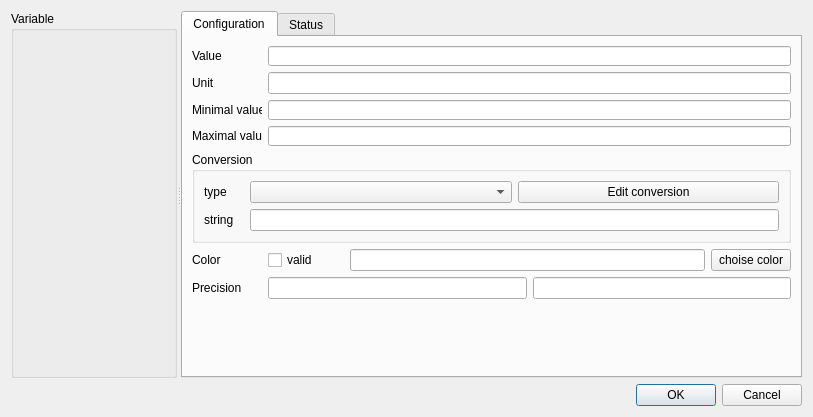
<?xml version="1.0" encoding="UTF-8"?>
<ui version="4.0">
 <class>BlackboardInfoDialog</class>
 <widget class="QDialog" name="BlackboardInfoDialog">
  <property name="geometry">
   <rect>
    <x>0</x>
    <y>0</y>
    <width>813</width>
    <height>417</height>
   </rect>
  </property>
  <property name="windowTitle">
   <string>Blackboard info</string>
  </property>
  <property name="windowIcon">
   <iconset>
    <normaloff>:/Icons/car.png</normaloff>:/Icons/car.png</iconset>
  </property>
  <layout class="QVBoxLayout" name="verticalLayout_4" stretch="0,0">
   <item>
    <widget class="QSplitter" name="splitter">
     <property name="orientation">
      <enum>Qt::Horizontal</enum>
     </property>
     <widget class="BlackboardSignalSelectionWidget" name="VariableListView">
      <property name="title">
       <string>Variable</string>
      </property>
     </widget>
     <widget class="QTabWidget" name="tabWidget">
      <property name="currentIndex">
       <number>0</number>
      </property>
      <widget class="QWidget" name="ConfigurationTab">
       <attribute name="title">
        <string>Configuration</string>
       </attribute>
       <layout class="QHBoxLayout" name="horizontalLayout_16">
        <item>
         <layout class="QVBoxLayout" name="verticalLayout_2">
          <item>
           <layout class="QHBoxLayout" name="horizontalLayout">
            <item>
             <widget class="QLabel" name="label_4">
              <property name="minimumSize">
               <size>
                <width>70</width>
                <height>0</height>
               </size>
              </property>
              <property name="maximumSize">
               <size>
                <width>70</width>
                <height>16777215</height>
               </size>
              </property>
              <property name="text">
               <string>Value</string>
              </property>
             </widget>
            </item>
            <item>
             <widget class="TextValueInput" name="ValueLineEdit">
              <property name="minimumSize">
               <size>
                <width>0</width>
                <height>20</height>
               </size>
              </property>
              <property name="maximumSize">
               <size>
                <width>16777215</width>
                <height>20</height>
               </size>
              </property>
             </widget>
            </item>
           </layout>
          </item>
          <item>
           <layout class="QHBoxLayout" name="horizontalLayout_2">
            <item>
             <widget class="QLabel" name="label_5">
              <property name="minimumSize">
               <size>
                <width>70</width>
                <height>0</height>
               </size>
              </property>
              <property name="maximumSize">
               <size>
                <width>70</width>
                <height>16777215</height>
               </size>
              </property>
              <property name="text">
               <string>Unit</string>
              </property>
             </widget>
            </item>
            <item>
             <widget class="QLineEdit" name="UnitLineEdit">
              <property name="alignment">
               <set>Qt::AlignRight|Qt::AlignTrailing|Qt::AlignVCenter</set>
              </property>
             </widget>
            </item>
           </layout>
          </item>
          <item>
           <layout class="QHBoxLayout" name="horizontalLayout_3">
            <item>
             <widget class="QLabel" name="label_6">
              <property name="minimumSize">
               <size>
                <width>70</width>
                <height>0</height>
               </size>
              </property>
              <property name="maximumSize">
               <size>
                <width>70</width>
                <height>16777215</height>
               </size>
              </property>
              <property name="text">
               <string>Minimal value</string>
              </property>
             </widget>
            </item>
            <item>
             <widget class="TextValueInput" name="MinValueLineEdit">
              <property name="minimumSize">
               <size>
                <width>0</width>
                <height>20</height>
               </size>
              </property>
              <property name="maximumSize">
               <size>
                <width>16777215</width>
                <height>20</height>
               </size>
              </property>
             </widget>
            </item>
           </layout>
          </item>
          <item>
           <layout class="QHBoxLayout" name="horizontalLayout_4">
            <item>
             <widget class="QLabel" name="label_7">
              <property name="minimumSize">
               <size>
                <width>70</width>
                <height>0</height>
               </size>
              </property>
              <property name="maximumSize">
               <size>
                <width>70</width>
                <height>16777215</height>
               </size>
              </property>
              <property name="layoutDirection">
               <enum>Qt::LeftToRight</enum>
              </property>
              <property name="text">
               <string>Maximal value</string>
              </property>
             </widget>
            </item>
            <item>
             <widget class="TextValueInput" name="MaxValueLineEdit">
              <property name="minimumSize">
               <size>
                <width>0</width>
                <height>20</height>
               </size>
              </property>
              <property name="maximumSize">
               <size>
                <width>16777215</width>
                <height>20</height>
               </size>
              </property>
             </widget>
            </item>
           </layout>
          </item>
          <item>
           <widget class="QGroupBox" name="groupBox">
            <property name="title">
             <string>Conversion</string>
            </property>
            <layout class="QHBoxLayout" name="horizontalLayout_9">
             <item>
              <layout class="QVBoxLayout" name="verticalLayout">
               <item>
                <layout class="QHBoxLayout" name="horizontalLayout_5">
                 <item>
                  <widget class="QLabel" name="label_10">
                   <property name="minimumSize">
                    <size>
                     <width>40</width>
                     <height>0</height>
                    </size>
                   </property>
                   <property name="maximumSize">
                    <size>
                     <width>40</width>
                     <height>16777215</height>
                    </size>
                   </property>
                   <property name="text">
                    <string>type</string>
                   </property>
                  </widget>
                 </item>
                 <item>
                  <widget class="QComboBox" name="ConversionTypeComboBox"/>
                 </item>
                 <item>
                  <widget class="QPushButton" name="ConversionEditPushButton">
                   <property name="text">
                    <string>Edit conversion</string>
                   </property>
                  </widget>
                 </item>
                </layout>
               </item>
               <item>
                <layout class="QHBoxLayout" name="horizontalLayout_6">
                 <item>
                  <widget class="QLabel" name="label_11">
                   <property name="minimumSize">
                    <size>
                     <width>40</width>
                     <height>0</height>
                    </size>
                   </property>
                   <property name="maximumSize">
                    <size>
                     <width>40</width>
                     <height>16777215</height>
                    </size>
                   </property>
                   <property name="text">
                    <string>string</string>
                   </property>
                  </widget>
                 </item>
                 <item>
                  <widget class="QLineEdit" name="ConversionLineEdit"/>
                 </item>
                </layout>
               </item>
              </layout>
             </item>
            </layout>
           </widget>
          </item>
          <item>
           <layout class="QHBoxLayout" name="horizontalLayout_7">
            <item>
             <widget class="QLabel" name="label_9">
              <property name="minimumSize">
               <size>
                <width>70</width>
                <height>0</height>
               </size>
              </property>
              <property name="maximumSize">
               <size>
                <width>70</width>
                <height>16777215</height>
               </size>
              </property>
              <property name="text">
               <string>Color</string>
              </property>
             </widget>
            </item>
            <item>
             <widget class="QCheckBox" name="ColorValidCheckBox">
              <property name="text">
               <string>valid</string>
              </property>
             </widget>
            </item>
            <item>
             <widget class="QLabel" name="ColorViewLabel">
              <property name="minimumSize">
               <size>
                <width>20</width>
                <height>20</height>
               </size>
              </property>
              <property name="text">
               <string/>
              </property>
             </widget>
            </item>
            <item>
             <widget class="QLineEdit" name="ColorLineEdit">
              <property name="alignment">
               <set>Qt::AlignRight|Qt::AlignTrailing|Qt::AlignVCenter</set>
              </property>
             </widget>
            </item>
            <item>
             <widget class="QPushButton" name="ChoiceColorPushButton">
              <property name="text">
               <string>choise color</string>
              </property>
             </widget>
            </item>
           </layout>
          </item>
          <item>
           <layout class="QHBoxLayout" name="horizontalLayout_8">
            <item>
             <widget class="QLabel" name="label_8">
              <property name="minimumSize">
               <size>
                <width>70</width>
                <height>0</height>
               </size>
              </property>
              <property name="maximumSize">
               <size>
                <width>70</width>
                <height>16777215</height>
               </size>
              </property>
              <property name="text">
               <string>Precision</string>
              </property>
             </widget>
            </item>
            <item>
             <widget class="QLineEdit" name="WidthLineEdit"/>
            </item>
            <item>
             <widget class="QLineEdit" name="PrecisionLineEdit"/>
            </item>
           </layout>
          </item>
          <item>
           <spacer name="verticalSpacer_2">
            <property name="orientation">
             <enum>Qt::Vertical</enum>
            </property>
            <property name="sizeHint" stdset="0">
             <size>
              <width>20</width>
              <height>40</height>
             </size>
            </property>
           </spacer>
          </item>
         </layout>
        </item>
       </layout>
      </widget>
      <widget class="QWidget" name="StatusTab">
       <attribute name="title">
        <string>Status</string>
       </attribute>
       <layout class="QHBoxLayout" name="horizontalLayout_14">
        <item>
         <layout class="QVBoxLayout" name="verticalLayout_3">
          <item>
           <layout class="QHBoxLayout" name="horizontalLayout_11">
            <item>
             <widget class="QLabel" name="label">
              <property name="minimumSize">
               <size>
                <width>70</width>
                <height>0</height>
               </size>
              </property>
              <property name="maximumSize">
               <size>
                <width>70</width>
                <height>16777215</height>
               </size>
              </property>
              <property name="text">
               <string>Variable ID</string>
              </property>
             </widget>
            </item>
            <item>
             <widget class="QLineEdit" name="VariableIdLineEdit">
              <property name="alignment">
               <set>Qt::AlignRight|Qt::AlignTrailing|Qt::AlignVCenter</set>
              </property>
              <property name="readOnly">
               <bool>true</bool>
              </property>
             </widget>
            </item>
           </layout>
          </item>
          <item>
           <layout class="QHBoxLayout" name="horizontalLayout_12">
            <item>
             <widget class="QLabel" name="label_2">
              <property name="minimumSize">
               <size>
                <width>70</width>
                <height>0</height>
               </size>
              </property>
              <property name="maximumSize">
               <size>
                <width>70</width>
                <height>16777215</height>
               </size>
              </property>
              <property name="text">
               <string>Data type</string>
              </property>
             </widget>
            </item>
            <item>
             <widget class="QLineEdit" name="DataTypeLineEdit">
              <property name="alignment">
               <set>Qt::AlignRight|Qt::AlignTrailing|Qt::AlignVCenter</set>
              </property>
              <property name="readOnly">
               <bool>true</bool>
              </property>
             </widget>
            </item>
           </layout>
          </item>
          <item>
           <layout class="QHBoxLayout" name="horizontalLayout_13">
            <item>
             <widget class="QLabel" name="label_3">
              <property name="minimumSize">
               <size>
                <width>70</width>
                <height>0</height>
               </size>
              </property>
              <property name="maximumSize">
               <size>
                <width>70</width>
                <height>16777215</height>
               </size>
              </property>
              <property name="text">
               <string>Attach counter</string>
              </property>
             </widget>
            </item>
            <item>
             <widget class="QLineEdit" name="AttachCounterLineEdit">
              <property name="alignment">
               <set>Qt::AlignRight|Qt::AlignTrailing|Qt::AlignVCenter</set>
              </property>
              <property name="readOnly">
               <bool>true</bool>
              </property>
             </widget>
            </item>
           </layout>
          </item>
          <item>
           <spacer name="verticalSpacer">
            <property name="orientation">
             <enum>Qt::Vertical</enum>
            </property>
            <property name="sizeHint" stdset="0">
             <size>
              <width>20</width>
              <height>40</height>
             </size>
            </property>
           </spacer>
          </item>
         </layout>
        </item>
       </layout>
      </widget>
     </widget>
    </widget>
   </item>
   <item>
    <widget class="QDialogButtonBox" name="buttonBox">
     <property name="orientation">
      <enum>Qt::Horizontal</enum>
     </property>
     <property name="standardButtons">
      <set>QDialogButtonBox::Cancel|QDialogButtonBox::Ok</set>
     </property>
    </widget>
   </item>
  </layout>
 </widget>
 <customwidgets>
  <customwidget>
   <class>TextValueInput</class>
   <extends>QLineEdit</extends>
   <header>TextValueInput.h</header>
  </customwidget>
  <customwidget>
   <class>BlackboardSignalSelectionWidget</class>
   <extends>QGroupBox</extends>
   <header>BlackboardSignalSelectionWidget.h</header>
   <container>1</container>
  </customwidget>
 </customwidgets>
 <resources/>
 <connections>
  <connection>
   <sender>buttonBox</sender>
   <signal>accepted()</signal>
   <receiver>BlackboardInfoDialog</receiver>
   <slot>accept()</slot>
   <hints>
    <hint type="sourcelabel">
     <x>248</x>
     <y>254</y>
    </hint>
    <hint type="destinationlabel">
     <x>157</x>
     <y>274</y>
    </hint>
   </hints>
  </connection>
  <connection>
   <sender>buttonBox</sender>
   <signal>rejected()</signal>
   <receiver>BlackboardInfoDialog</receiver>
   <slot>reject()</slot>
   <hints>
    <hint type="sourcelabel">
     <x>316</x>
     <y>260</y>
    </hint>
    <hint type="destinationlabel">
     <x>286</x>
     <y>274</y>
    </hint>
   </hints>
  </connection>
 </connections>
</ui>
